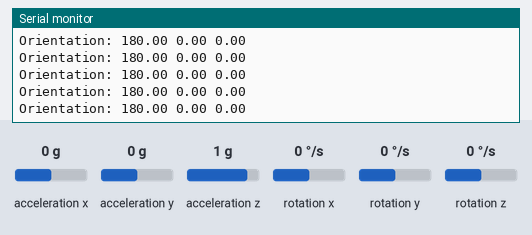
Bench run of a sketch on a simulated Arduino Nano 33 IoT. On the bench: the last lines printed to the serial monitor. Inputs (shaded band) come from the test bench; at power-on: acceleration x 0 g, acceleration y 0 g, acceleration z 1 g, rotation x 0 °/s, rotation y 0 °/s, rotation z 0 °/s. Nothing arrives over Bluetooth unless stated; a phone connects over Bluetooth LE 3 s after start.

Above: at 3.8 s.
3.9 s: acceleration x set to -1.4 g
At 5.0 s:
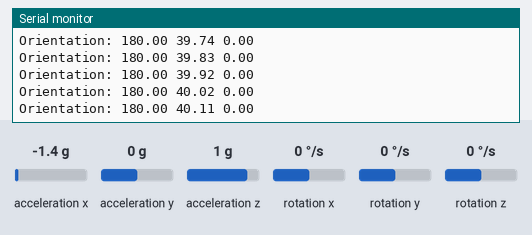
5.4 s: acceleration y set to -1.4 g
At 6.0 s:
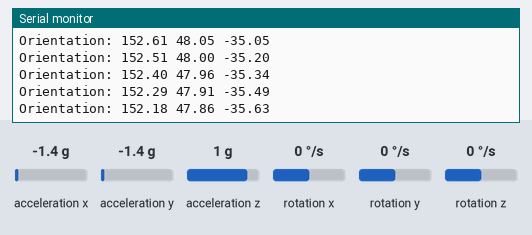
6.9 s: acceleration z set to -1.4 g
At 8.0 s:
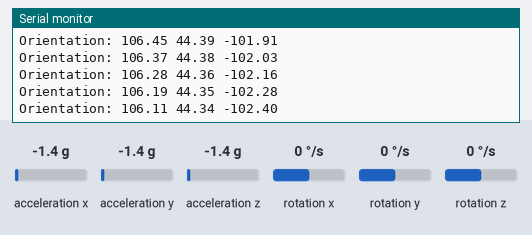
8.4 s: rotation x set to -192 °/s
At 9.2 s:
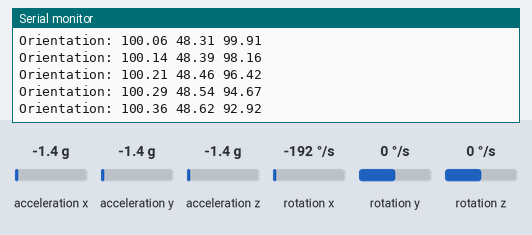
9.9 s: rotation y set to -192 °/s
Timing chart, 0 to 10.1 s (numbered marks = the images above; inputs shaded):
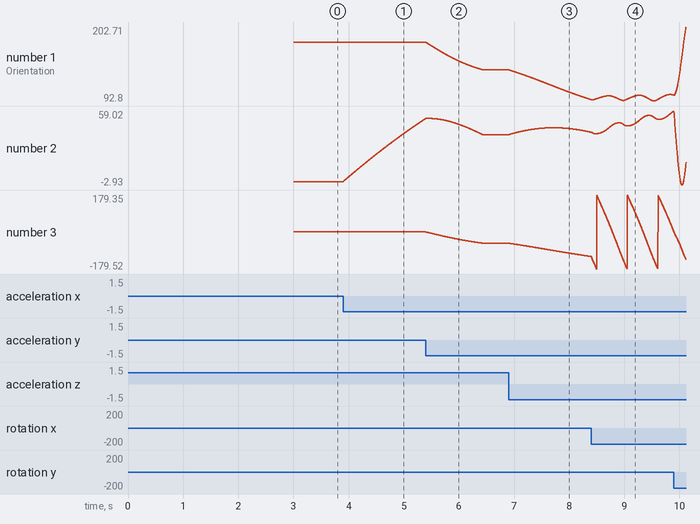

The sketch:

Nano33MadgwickBLE.ino
```cpp
/*
  Madgwick orientation calculation with BLE output
  Uses Arduino MadgwickAHRS library to calculate heading, pitch, and roll
  on an Arduino Nano 33 IoT, using the onboard LSM6DS3 IMU.
  Also makes the readings available as a BLE service

  For big fun, connect this to p5.js sketch MadgwickVisualizerBLE

  created 13 Aug 2019
  updated 29 Nov 2022
  by Tom Igoe
*/
#include <Arduino_LSM6DS3.h>
#include <MadgwickAHRS.h>
#include <ArduinoBLE.h>

BLEService orientationService("23CE3F92-BE01-11E9-9CB5-2A2AE2DBCCE4");
const char localName[] = "myNano33IoT";
// create characteristics for heading, pitch, roll
// and allow remote device to read and get notifications about them:
BLEFloatCharacteristic headingCharacteristic("23CE3F92-BE02-11E9-9CB5-2A2AE2DBCCE4", BLERead | BLENotify);
BLEFloatCharacteristic pitchCharacteristic("23CE3F92-BE03-11E9-9CB5-2A2AE2DBCCE4", BLERead | BLENotify);
BLEFloatCharacteristic rollCharacteristic("23CE3F92-BE04-11E9-9CB5-2A2AE2DBCCE4", BLERead | BLENotify);

// initialize a Madgwick filter:
Madgwick filter;
// sensor's sample rate is fixed at 104 Hz:
const float sensorRate = 104.00;

// values for orientation:
float roll = 0.0;
float pitch = 0.0;
float heading = 0.0;

void setup() {
  Serial.begin(9600);
  // begin IMU:
  if (!IMU.begin()) {
    Serial.println("Starting IMU failed.");
    // stop here if you can't access the IMU:
    while (true)
      ;
  }
  // start the Madgwick filter to run at the sample rate:
  filter.begin(sensorRate);

  // begin BLE:
  if (BLE.begin()) {
    // set advertised local name and service UUID:
    BLE.setLocalName(localName);
    BLE.setAdvertisedService(orientationService);

    // add the characteristics to the service:
    orientationService.addCharacteristic(headingCharacteristic);
    orientationService.addCharacteristic(pitchCharacteristic);
    orientationService.addCharacteristic(rollCharacteristic);

    // add service and start advertising:
    BLE.addService(orientationService);
    BLE.advertise();
  } else {
    Serial.println("starting BLE failed.");
    // stop here if you can't access the BLE radio:
    while (true)
      ;
  }
}

void loop() {
  // listen for BLE peripherals to connect:
  BLEDevice central = BLE.central();

  // if a central is connected to this peripheral:
  if (central) {
    Serial.print("Connected to central: ");
    // print the central's MAC address:
    Serial.println(central.address());

    // while the central is still connected to peripheral:
    while (central.connected()) {
      updateOrientation();
    }

    // when the central disconnects, print it out:
    Serial.print("Disconnected from central: ");
    Serial.println(central.address());
  }
}

void updateOrientation() {
  // values for acceleration & rotation:
  float xAcc, yAcc, zAcc;
  float xGyro, yGyro, zGyro;

  // check if the IMU is ready to read:
  if (IMU.accelerationAvailable() && IMU.gyroscopeAvailable()) {
    // read accelerometer & gyrometer:
    IMU.readAcceleration(xAcc, yAcc, zAcc);
    IMU.readGyroscope(xGyro, yGyro, zGyro);

    // update the filter, which computes orientation:
    filter.updateIMU(xGyro, yGyro, zGyro, xAcc, yAcc, zAcc);

    // update the heading, pitch and roll:
    roll = filter.getRoll();
    pitch = filter.getPitch();
    heading = filter.getYaw();

    Serial.print("Orientation: ");
    Serial.print(heading);
    Serial.print(" ");
    Serial.print(pitch);
    Serial.print(" ");
    Serial.println(roll);

    // update the BLE characteristics with the orientation values:
    headingCharacteristic.writeValue(heading);
    pitchCharacteristic.writeValue(pitch);
    rollCharacteristic.writeValue(roll);
  }
}
```

Measured:
- after the input at 3.9 s, the serial monitor: prints a new line at once (image 1)
- plotted number 2: 0 → 52.72 after the input at 3.9 s
